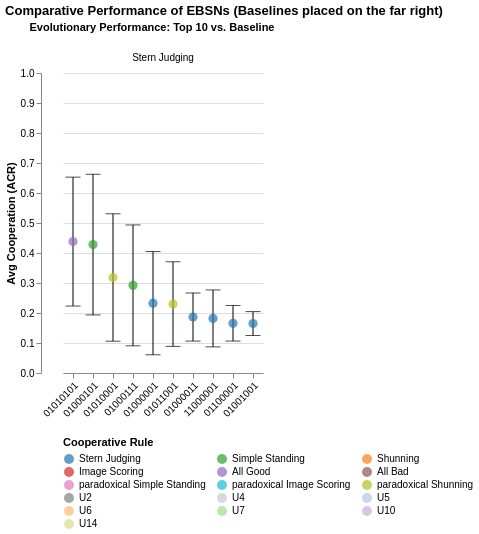

The code cell stored with this chart in its notebook:
### Code cell
import altair as alt
import pandas as pd
import numpy as np

# 1. Define the Baseline vectors
baseline_mapping = {
    "Image Scoring": "00001111", 
    "Stern Judging": "11000011", 
    "Shunning": "00000011",
    "Simple Standing": "11001111"
}

# 2. Extract full stats for Baselines from your original data
# We calculate the stats the same way as your top_10 function to ensure consistency
baseline_rows = []
for base_name, ebsn_str in baseline_mapping.items():
    # Filter original data for this specific baseline vector
    b_data = merged_df[(merged_df['8bit_vector'] == ebsn_str) & (merged_df['gamma_center'] == 0)]
    b_data = b_data[b_data.q==0.8]
    b_data = b_data[b_data.base_social_norm==base_name]
    b_data = b_data[b_data.eps==0.01]
    b_data = b_data[b_data.gens>=400]
    if not b_data.empty:
        acr = b_data['average_cooperation'].mean()
        if acr > 1.1: acr /= 100.0
        
        # Build a row compatible with top_10_final
        row = {
            'Base Norm': base_name,
            'EBSN': ebsn_str,
            'ACR': acr,
            'Standard Deviation': b_data['average_cooperation'].std() / (100.0 if b_data['average_cooperation'].mean() > 1.1 else 1.0),
            'Cooperative-Social Norm': base_name, # It is its own rule
            'is_baseline': 1 # Sorting flag
        }
        baseline_rows.append(row)

df_baselines_rows = pd.DataFrame(baseline_rows)

# 3. Combine with Top 10 and Sort
# We add a temporary 'is_baseline' flag to your top_10_final
df_facet = top_10_final[top_10_final["Base Norm"].isin(leading_four)].copy()
df_facet['is_baseline'] = 0

# Combine
df_combined = pd.concat([df_facet, df_baselines_rows], ignore_index=True)

# SORTING LOGIC: 
# Primary: Base Norm
# Secondary: is_baseline (0s first, 1s last)
# Tertiary: ACR (Descending)
df_combined = df_combined.sort_values(
    ['Base Norm', 'is_baseline', 'ACR'], 
    ascending=[True, True, False]
)

# 4. Charting logic
full_domain = ["Stern Judging", "Simple Standing", "Shunning", "Image Scoring", "All Good", "All Bad", "paradoxical Simple Standing", "paradoxical Image Scoring", "paradoxical Shunning", "U2", "U4", "U5", "U6", "U7", "U10", "U14"]
full_range = ["#1f77b4", "#2ca02c", "#ff7f0e", "#d62728", "#9467bd", "#8c564b", "#e377c2", "#17becf", "#bcbd22", "#7f7f7f", "#c7c7c7", "#aec7e8", "#ffbb78", "#98df8a", "#c5b0d5", "#dbdb8d"]

base = alt.Chart(df_combined).encode(
    x=alt.X('EBSN:N', sort=None, title=None, axis=alt.Axis(labelAngle=-45)),
    y=alt.Y('ACR:Q', scale=alt.Scale(domain=[0, 1]), title='Avg Cooperation (ACR)')
)

error_bars = base.mark_errorbar(ticks=True, color='black').encode(
    yError='Standard Deviation:Q'
)

# We use an opacity condition to highlight the baseline if desired, 
# but per your request, we'll keep the standard point style
points = base.mark_point(filled=True, size=85).encode(
    color=alt.Color('Cooperative-Social Norm:N', 
                    scale=alt.Scale(domain=full_domain, range=full_range),
                    legend=alt.Legend(title="Cooperative Rule", orient='bottom', columns=3)),
    # Add a stroke to the baseline point to make it stand out on the far right
    stroke=alt.condition(alt.datum.is_baseline == 1, alt.value('black'), alt.value(None)),
    strokeWidth=alt.condition(alt.datum.is_baseline == 1, alt.value(2), alt.value(0)),
    tooltip=['EBSN', 'Base Norm', 'Cooperative-Social Norm', 'ACR', 'Standard Deviation']
)

faceted_chart = (error_bars + points).facet(
    column=alt.Column('Base Norm:N', title="Evolutionary Performance: Top 10 vs. Baseline"),
    spacing=15
).resolve_scale(
    x='independent'
).properties(
    title='Comparative Performance of EBSNs (Baselines placed on the far right)'
).configure_view(
    stroke=None
)

faceted_chart.display()

### Figure 1 — Vega-Lite specification as saved in the notebook (floating-point values rounded to 4 significant figures)
{"config": {"view": {"continuousWidth": 300, "continuousHeight": 300, "stroke": null}}, "data": {"name": "data-099812ccf3a95ebbc5edf78f3bdc226c"}, "facet": {"column": {"field": "Base Norm", "title": "Evolutionary Performance: Top 10 vs. Baseline", "type": "nominal"}}, "spec": {"layer": [{"mark": {"type": "errorbar", "color": "black", "ticks": true}, "encoding": {"x": {"axis": {"labelAngle": -45}, "field": "EBSN", "sort": null, "title": null, "type": "nominal"}, "y": {"field": "ACR", "scale": {"domain": [0, 1]}, "title": "Avg Cooperation (ACR)", "type": "quantitative"}, "yError": {"field": "Standard Deviation"}}}, {"mark": {"type": "point", "filled": true, "size": 85}, "encoding": {"color": {"field": "Cooperative-Social Norm", "legend": {"columns": 3, "orient": "bottom", "title": "Cooperative Rule"}, "scale": {"domain": ["Stern Judging", "Simple Standing", "Shunning", "Image Scoring", "All Good", "All Bad", "paradoxical Simple Standing", "paradoxical Image Scoring", "paradoxical Shunning", "U2", "U4", "U5", "U6", "U7", "U10", "U14"], "range": ["#1f77b4", "#2ca02c", "#ff7f0e", "#d62728", "#9467bd", "#8c564b", "#e377c2", "#17becf", "#bcbd22", "#7f7f7f", "#c7c7c7", "#aec7e8", "#ffbb78", "#98df8a", "#c5b0d5", "#dbdb8d"]}, "type": "nominal"}, "stroke": {"condition": {"test": "(datum.is_baseline === 1)", "value": "black"}, "value": null}, "strokeWidth": {"condition": {"test": "(datum.is_baseline === 1)", "value": 2}, "value": 0}, "tooltip": [{"field": "EBSN", "type": "nominal"}, {"field": "Base Norm", "type": "nominal"}, {"field": "Cooperative-Social Norm", "type": "nominal"}, {"field": "ACR", "type": "quantitative"}, {"field": "Standard Deviation", "type": "quantitative"}], "x": {"axis": {"labelAngle": -45}, "field": "EBSN", "sort": null, "title": null, "type": "nominal"}, "y": {"field": "ACR", "scale": {"domain": [0, 1]}, "title": "Avg Cooperation (ACR)", "type": "quantitative"}}}]}, "resolve": {"scale": {"x": "independent"}}, "spacing": 15, "title": "Comparative Performance of EBSNs (Baselines placed on the far right)", "$schema": "https://vega.github.io/schema/vega-lite/v6.1.0.json", "datasets": {"data-099812ccf3a95ebbc5edf78f3bdc226c": [{"EBSN": "01010101", "Base Norm": "Stern Judging", "Cooperative-Social Norm": "All Good", "Competitive-Social Norm": "All Bad", "ACR": 0.438, "Standard Deviation": 0.2148, "DNF Literals": 1, "Freq_AC": 0.0275, "Freq_Disc": 0.3656, "Freq_Paradox": 0.3125, "Freq_AD": 0.2944, "Freq_Coop_EP": 0.5395, "Freq_Comp_EP": 0.4605, "G": 0.5169, "DBM": 0, "DGM": 0, "CBM": 0, "CGM": 0, "DBO": 1, "DGO": 1, "CBO": 1, "CGO": 1, "DB": "1", "DG": "0", "CB": "0", "CG": "1", "is_baseline": 0}, {"EBSN": "01000101", "Base Norm": "Stern Judging", "Cooperative-Social Norm": "Simple Standing", "Competitive-Social Norm": "All Bad", "ACR": 0.428, "Standard Deviation": 0.2345, "DNF Literals": 4, "Freq_AC": 0.01938, "Freq_Disc": 0.5175, "Freq_Paradox": 0.09375, "Freq_AD": 0.3694, "Freq_Coop_EP": 0.7772, "Freq_Comp_EP": 0.2223, "G": 0.6081, "DBM": 0, "DGM": 0, "CBM": 0, "CGM": 0, "DBO": 1, "DGO": 0, "CBO": 1, "CGO": 1, "DB": "1", "DG": "0", "CB": "0", "CG": "1", "is_baseline": 0}, {"EBSN": "01010001", "Base Norm": "Stern Judging", "Cooperative-Social Norm": "paradoxical Shunning", "Competitive-Social Norm": "All Bad", "ACR": 0.3183, "Standard Deviation": 0.2124, "DNF Literals": 4, "Freq_AC": 0.02687, "Freq_Disc": 0.2469, "Freq_Paradox": 0.1537, "Freq_AD": 0.5725, "Freq_Coop_EP": 0.5358, "Freq_Comp_EP": 0.4645, "G": 0.535, "DBM": 0, "DGM": 0, "CBM": 0, "CGM": 0, "DBO": 1, "DGO": 1, "CBO": 0, "CGO": 1, "DB": "1", "DG": "0", "CB": "0", "CG": "1", "is_baseline": 0}, {"EBSN": "01000111", "Base Norm": "Stern Judging", "Cooperative-Social Norm": "Simple Standing", "Competitive-Social Norm": "Shunning", "ACR": 0.2921, "Standard Deviation": 0.2015, "DNF Literals": 4, "Freq_AC": 0.02687, "Freq_Disc": 0.3112, "Freq_Paradox": 0.1019, "Freq_AD": 0.56, "Freq_Coop_EP": 0.7025, "Freq_Comp_EP": 0.2973, "G": 0.5337, "DBM": 0, "DGM": 0, "CBM": 0, "CGM": 1, "DBO": 1, "DGO": 0, "CBO": 1, "CGO": 1, "DB": "1", "DG": "0", "CB": "0", "CG": "1", "is_baseline": 0}, {"EBSN": "01000001", "Base Norm": "Stern Judging", "Cooperative-Social Norm": "Stern Judging", "Competitive-Social Norm": "All Bad", "ACR": 0.2328, "Standard Deviation": 0.172, "DNF Literals": 6, "Freq_AC": 0.02938, "Freq_Disc": 0.04375, "Freq_Paradox": 0.1288, "Freq_AD": 0.7981, "Freq_Coop_EP": 0.4492, "Freq_Comp_EP": 0.5508, "G": 0.405, "DBM": 0, "DGM": 0, "CBM": 0, "CGM": 0, "DBO": 1, "DGO": 0, "CBO": 0, "CGO": 1, "DB": "1", "DG": "0", "CB": "0", "CG": "1", "is_baseline": 0}, {"EBSN": "01011001", "Base Norm": "Stern Judging", "Cooperative-Social Norm": "paradoxical Shunning", "Competitive-Social Norm": "U2", "ACR": 0.2298, "Standard Deviation": 0.1411, "DNF Literals": 7, "Freq_AC": 0.02, "Freq_Disc": 0.1994, "Freq_Paradox": 0.04875, "Freq_AD": 0.7319, "Freq_Coop_EP": 0.6035, "Freq_Comp_EP": 0.3958, "G": 0.5581, "DBM": 0, "DGM": 0, "CBM": 1, "CGM": 0, "DBO": 1, "DGO": 1, "CBO": 0, "CGO": 1, "DB": "1", "DG": "0", "CB": "0", "CG": "1", "is_baseline": 0}, {"EBSN": "01000011", "Base Norm": "Stern Judging", "Cooperative-Social Norm": "Stern Judging", "Competitive-Social Norm": "Shunning", "ACR": 0.1865, "Standard Deviation": 0.08018, "DNF Literals": 5, "Freq_AC": 0.02188, "Freq_Disc": 0.1, "Freq_Paradox": 0.02438, "Freq_AD": 0.8538, "Freq_Coop_EP": 0.5937, "Freq_Comp_EP": 0.4062, "G": 0.4688, "DBM": 0, "DGM": 0, "CBM": 0, "CGM": 1, "DBO": 1, "DGO": 0, "CBO": 0, "CGO": 1, "DB": "1", "DG": "0", "CB": "0", "CG": "1", "is_baseline": 0}, {"EBSN": "11000001", "Base Norm": "Stern Judging", "Cooperative-Social Norm": "Stern Judging", "Competitive-Social Norm": "paradoxical Simple Standing", "ACR": 0.182, "Standard Deviation": 0.09488, "DNF Literals": 5, "Freq_AC": 0.02, "Freq_Disc": 0.03875, "Freq_Paradox": 0.0625, "Freq_AD": 0.8788, "Freq_Coop_EP": 0.4565, "Freq_Comp_EP": 0.5437, "G": 0.4619, "DBM": 1, "DGM": 0, "CBM": 0, "CGM": 0, "DBO": 1, "DGO": 0, "CBO": 0, "CGO": 1, "DB": "1", "DG": "0", "CB": "0", "CG": "1", "is_baseline": 0}, {"EBSN": "01100001", "Base Norm": "Stern Judging", "Cooperative-Social Norm": "Stern Judging", "Competitive-Social Norm": "U4", "ACR": 0.1658, "Standard Deviation": 0.05933, "DNF Literals": 9, "Freq_AC": 0.02188, "Freq_Disc": 0.05312, "Freq_Paradox": 0.06313, "Freq_AD": 0.8619, "Freq_Coop_EP": 0.301, "Freq_Comp_EP": 0.6995, "G": 0.44, "DBM": 0, "DGM": 1, "CBM": 0, "CGM": 0, "DBO": 1, "DGO": 0, "CBO": 0, "CGO": 1, "DB": "1", "DG": "0", "CB": "0", "CG": "1", "is_baseline": 0}, {"EBSN": "01001001", "Base Norm": "Stern Judging", "Cooperative-Social Norm": "Stern Judging", "Competitive-Social Norm": "U2", "ACR": 0.1648, "Standard Deviation": 0.03988, "DNF Literals": 9, "Freq_AC": 0.01688, "Freq_Disc": 0.09062, "Freq_Paradox": 0.05688, "Freq_AD": 0.8356, "Freq_Coop_EP": 0.5917, "Freq_Comp_EP": 0.4075, "G": 0.4556, "DBM": 0, "DGM": 0, "CBM": 1, "CGM": 0, "DBO": 1, "DGO": 0, "CBO": 0, "CGO": 1, "DB": "1", "DG": "0", "CB": "0", "CG": "1", "is_baseline": 0}]}}
